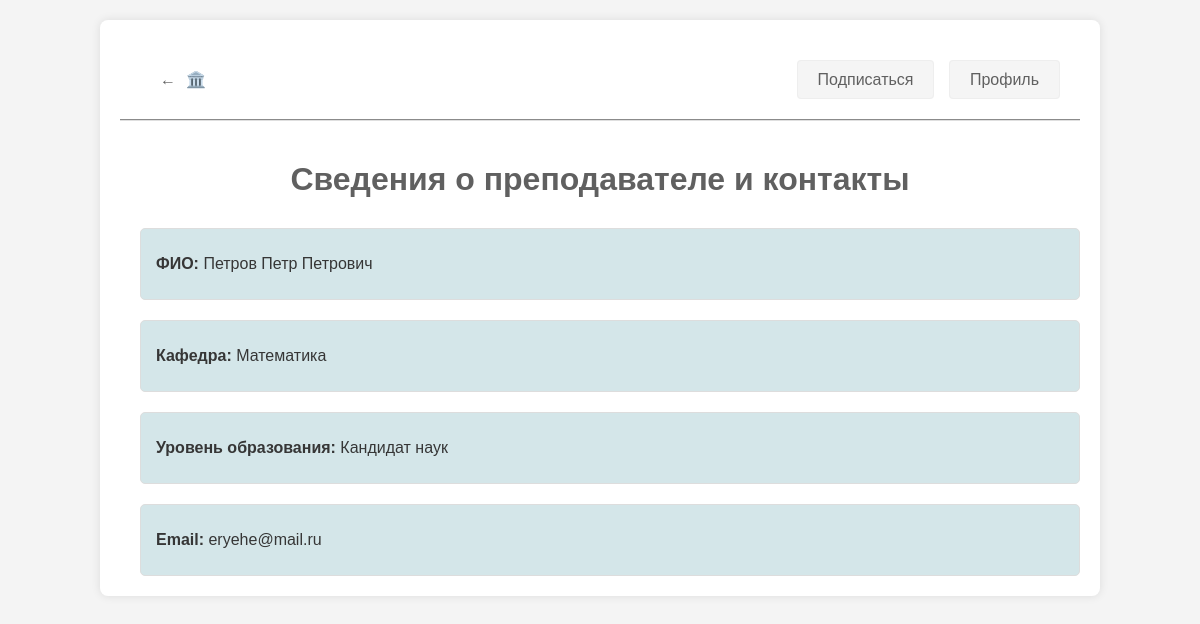
The page /view_teacher.php?tr=12 (signed in) on the database its author committed.
### tables this page shows
CREATE TABLE `teachers` (
  `id` int NOT NULL,
  `surname` varchar(255) NOT NULL,
  `name` varchar(255) NOT NULL,
  `patronymic` varchar(255) DEFAULT NULL,
  `education_level` varchar(255) DEFAULT NULL,
  `email` varchar(255) NOT NULL,
  `department_id` int DEFAULT NULL
);

CREATE TABLE `departments` (
  `id` int NOT NULL,
  `name` varchar(255) NOT NULL,
  `description` text NOT NULL
);

### web/view_teacher.php (the view, shortened to what this page needs)
<!DOCTYPE html>
<html lang="en">
<head>
    <link rel="stylesheet" href="styles/view_teacher.css">
</head>
<body>
<div class="container">
      <div class="header">
      <div class="header-left">
            <a href="index.php" class="home-button"><div>←</div><div class="symbol">🏛️</div></a>
        </div>
        <div class="info">
            <a href="https://vk.com/donstu?from=groups" class="subscribe-button">Подписаться</a>
            <a href="profile.php" class="profile-button">Профиль</a>
        </div>
    </div>
<?php
$host = 'MySQL-8.2';
$user = 'root';
$pass = '';
$db = 'site';
$connect = mysqli_connect($host, $user, $pass, $db);
if (isset($_GET['tr']) && is_numeric($_GET['tr'])) {
    $teacher_id = (int)$_GET['tr'];
} else {
    echo "<p class='error-message'>Неверный ID преподавателя.</p>";
    exit;
}
$teacher_query = mysqli_query($connect, "
    SELECT
        t.surname,
        t.name,
        t.patronymic,
        t.education_level,
        t.email,
        d.name as name2
    FROM teachers t
    INNER JOIN departments d ON t.department_id = d.id
    WHERE t.id = '$teacher_id'
");
if ($teacher_query && mysqli_num_rows($teacher_query) > 0) {
    $teacher = mysqli_fetch_assoc($teacher_query);
    echo "<h1>Сведения о преподавателе и контакты</h1>";
    echo "<div class='teacher-block'>";
    echo "<p><strong>ФИО:</strong> " . htmlspecialchars($teacher['surname'] . ' ' . $teacher['name'] . ' ' . $teacher['patronymic']) . "</p>";
    echo "</div>";
    echo "<div class='teacher-block'>";
    echo "<p><strong>Кафедра:</strong> " . htmlspecialchars($teacher['name2']) . "</p>";
    echo "</div>";
    echo "<div class='teacher-block'>";
    echo "<p><strong>Уровень образования:</strong> " . htmlspecialchars($teacher['education_level']) . "</p>";
    echo "</div>";
    echo "<div class='teacher-block'>";
    echo "<p><strong>Email:</strong> " . htmlspecialchars($teacher['email']) . "</p>";
    echo "</div>";
} else {
    echo "<p class='error-message'>Преподаватель не найден.</p>";
}
?>
</div>
</body>
</html>

### web/styles/view_teacher.css (style rules this page uses)
body { font-family: Arial, sans-serif; background-color: #f4f4f4; margin: 0; padding: 0; }
.header { padding: 1%; text-align: right; }
.header a { text-decoration: none; color: #606060; }
.header-left a { display: flex; flex-direction: row; align-items: baseline; padding: 10px 20px; }
.symbol { margin-left: 10px; }
.subscribe-button { border-width: 1px; border-style: ridge; border-radius: 4px; cursor: pointer; font-size: 1em; padding: 10px 20px; background-color: whitesmoke; margin-right: 10px; transition: background-color 1s ease; }
.profile-button { border-width: 1px; border-style: ridge; border-radius: 4px; cursor: pointer; font-size: 1em; padding: 10px 20px; background-color: whitesmoke; transition: background-color 1s ease; }
.container { width: 80%; max-width: 960px; margin: 20px auto; background-color: #fff; padding: 20px; border-radius: 8px; box-shadow: 0 0 10px rgba(0, 0, 0, 0.1); }
h1 { margin-top: 40px; text-align: center; color: #606060; margin-bottom: 30px; }
.header { border-width: 0; border-bottom-width: 2px; border-bottom-style:groove; border-bottom-color: rgb(223, 223, 223); padding: 20px 20px; margin-bottom: 20px; display: flex; justify-content: space-between; align-items: center; }
.header-left, .header-right { display: flex; align-items: center; }
.header .info { text-align: right; }
.teacher-block { margin-top: 20px; margin-left: 20px; padding: 10px 15px; border: 1px solid #ddd; border-radius: 5px; color: #363636; background-color: #99c3cb6b; }

### rows shown on the page
teachers: surname+name+patronymic "Петров Петр Петрович", department.name "Математика", education_level "Кандидат наук", email "eryehe@mail.ru"
